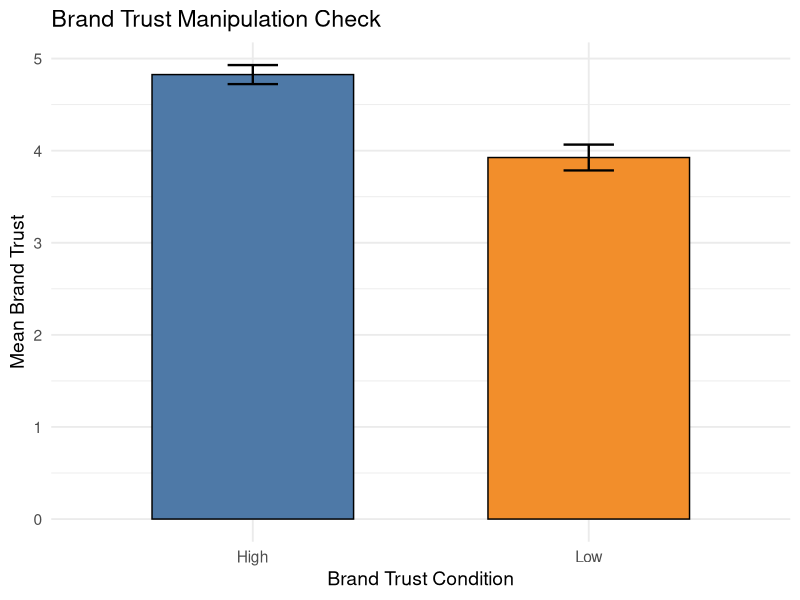
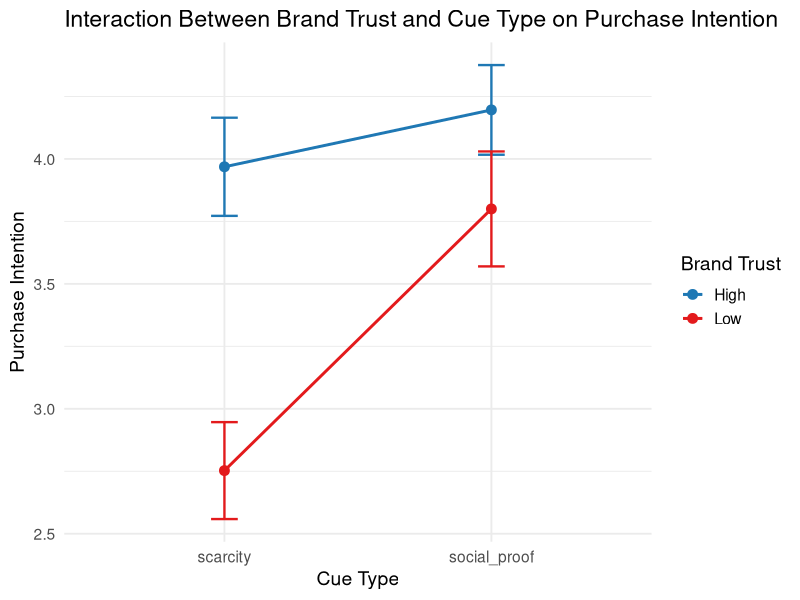
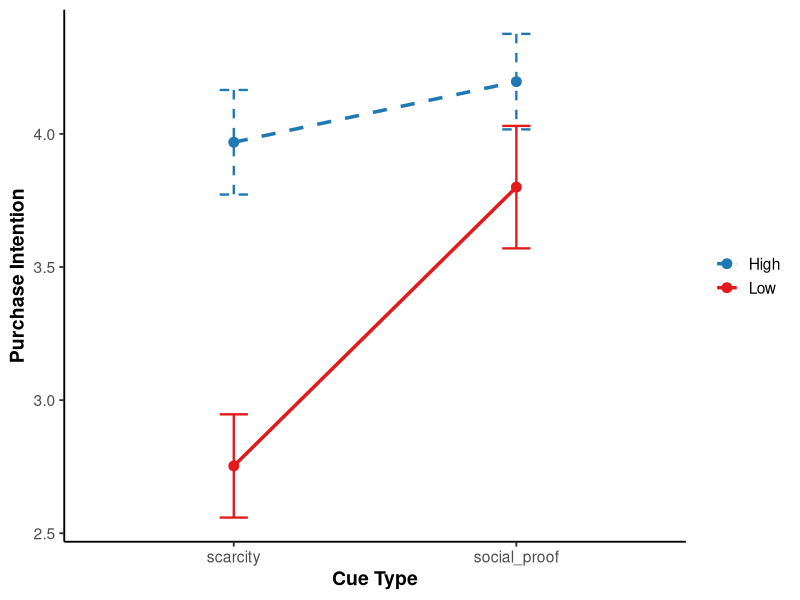
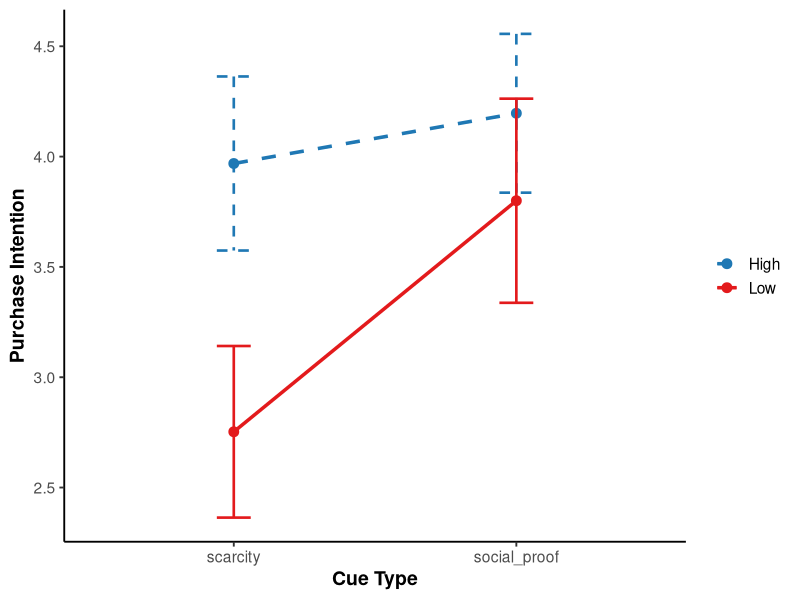

Reproduce these figures in R, in order. (Note: this script raises an error after producing the figures.)
# Thesis Analysis Script
# Author: Iris Beukering
# Date: 2026‑03‑06
# Purpose: Import and clean Qualtrics data

# Load packages
library(psych)
library(dplyr)


# Import data
data <- read.csv("data_qualtrics_value.csv")

# Remove the first two metadata rows
data <- data[-c(1, 2), ]

# Rename variables for easier use
data <- data %>% rename(
  bt1 = Brand.trust_1,
  bt2 = Brand.trust_2,
  bt3 = Brand.trust_3,
  bt4 = Brand.trust_4,
  
  sc1 = scarcity.credibility_1,
  sc2 = scarcity.credibility_2,
  sc3 = scarcity.credibility_3,
  sc4 = scarcity.credibility_4,
  sc5 = scarcity.credibility_5, # attention check
  
  sp1 = Socialproof.credibil_1,
  sp2 = Socialproof.credibil_2,
  sp3 = Socialproof.credibil_3,
  sp4 = Socialproof.credibil_4,
  sp5 = Socialproof.credibil_5, # attention check
  
  pi1 = Purchase.intention_1,
  pi2 = Purchase.intention_2,
  pi3 = Purchase.intention_3,
  pi4 = Purchase.intention_4,
  pi5 = Purchase.intention_5,
  
  familiarity = Product.familiarity
)

# Convert only numeric columns (scale items + demographics)
data <- data %>%
  mutate(across(
    c(bt1:pi5, Age, Gender, familiarity),
    ~ suppressWarnings(as.numeric(.))
  ))

# Inspect structure
str(data)
names(data)

table(data$cue_type)
table(data$condition)

#remove failed attention checks
data <- data %>%
  filter(
    (cue_type == "scarcity" & !is.na(sc5) & sc5 == 7) |
      (cue_type == "social_proof" & !is.na(sp5) & sp5 == 7)
  )
dim(data)
table(data$cue_type)
table(data$condition)

# Remove incomplete responses
data <- data %>%
  filter(Finished == 1) %>%
  filter(!is.na(bt1))
summary(data)
table(data$condition)

# Compute Scale Means: credibility
data$credibility_mean <- ifelse(
  data$cue_type == "scarcity",
  rowMeans(data[, c("sc1","sc2","sc3","sc4")], na.rm = TRUE),
  rowMeans(data[, c("sp1","sp2","sp3","sp4")], na.rm = TRUE)
)
head(data[, c("sc1","sc2","sc3","sc4","sp1","sp2","sp3","sp4","credibility_mean")])

# Brand trust mean
data$brandtrust_mean <- rowMeans(data[, c("bt1","bt2","bt3","bt4")], na.rm = TRUE)

# Purchase intention mean
data$purchaseintent_mean <- rowMeans(data[, c("pi1","pi2","pi3","pi4","pi5")], na.rm = TRUE)

# Reliability & validity: cronbahc's alpha
alpha(data[, c("bt1","bt2","bt3","bt4")])$total$raw_alpha
alpha(data[, c("sc1","sc2","sc3","sc4")])$total$raw_alpha
alpha(data[, c("sp1","sp2","sp3","sp4")])$total$raw_alpha
alpha(data[, c("pi1","pi2","pi3","pi4","pi5")])$total$raw_alpha

# Brand trust Principal Axis Factoring (PAF):
fa(data[, c("bt1","bt2","bt3","bt4")], nfactors = 1, fm = "pa")

# sc Principal Axis Factoring (PAF):
fa(data[, c("sc1","sc2","sc3","sc4")], nfactors = 1, fm = "pa")

# sp Principal Axis Factoring (PAF):
fa(data[, c("sp1","sp2","sp3","sp4")], nfactors = 1, fm = "pa")

# pi Principal Axis Factoring (PAF):
fa(data[, c("pi1","pi2","pi3","pi4","pi5")], nfactors = 1, fm = "pa")

# mean & SD for factor analysis
mean(data$bt1, na.rm = TRUE)
sd(data$bt1, na.rm = TRUE)
mean(data$bt2, na.rm = TRUE)
sd(data$bt2, na.rm = TRUE)
mean(data$bt3, na.rm = TRUE)
sd(data$bt3, na.rm = TRUE)
mean(data$bt4, na.rm = TRUE)
sd(data$bt4, na.rm = TRUE)


mean(data$sc1, na.rm = TRUE)
sd(data$sc1, na.rm = TRUE)
mean(data$sc2, na.rm = TRUE)
sd(data$sc2, na.rm = TRUE)
mean(data$sc3, na.rm = TRUE)
sd(data$sc3, na.rm = TRUE)
mean(data$sc4, na.rm = TRUE)
sd(data$sc4, na.rm = TRUE)


mean(data$sp1, na.rm = TRUE)
sd(data$sp1, na.rm = TRUE)
mean(data$sp2, na.rm = TRUE)
sd(data$sp2, na.rm = TRUE)
mean(data$sp3, na.rm = TRUE)
sd(data$sp3, na.rm = TRUE)
mean(data$sp4, na.rm = TRUE)
sd(data$sp4, na.rm = TRUE)


mean(data$pi1, na.rm = TRUE)
sd(data$pi1, na.rm = TRUE)
mean(data$pi2, na.rm = TRUE)
sd(data$pi2, na.rm = TRUE)
mean(data$pi3, na.rm = TRUE)
sd(data$pi3, na.rm = TRUE)
mean(data$pi4, na.rm = TRUE)
sd(data$pi4, na.rm = TRUE)
mean(data$pi5, na.rm = TRUE)
sd(data$pi5, na.rm = TRUE)

# Chapter 4.1
install.packages("pwr")
library(pwr)
pwr.anova.test(k = 4, f = 0.25, sig.level = 0.05, power = 0.80)
table(data$condition)

# Sample characteristics
# Age distribution
age_dist <- round(prop.table(table(data$Age)) * 100, 1)
age_n <- table(data$Age)
age_summary <- data.frame(Age = names(age_dist),
                          Percent = age_dist,
                          N = age_n)

age_summary
age_n <- table (data$Age)

# Gender distribution
# Gender distribution
gender_tab <- table(data$Gender)
gender_pct <- round(prop.table(gender_tab) * 100, 1)

Gender_summary <- data.frame(
  Gender = names(gender_tab),
  Percent = gender_pct,
  N = as.numeric(gender_tab)
)

Gender_summary

# familiarity distribution
# Familiarity distribution
fam_tab <- table(data$familiarity)
fam_pct <- round(prop.table(fam_tab) * 100, 1)

familiarity_summary <- data.frame(
  Familiarity = names(fam_tab),
  Percent = fam_pct,
  N = as.numeric(fam_tab)
)

familiarity_summary

# descriptive statistics for composite scales
# brand trust
mean(data$brandtrust_mean, na.rm = TRUE)
sd(data$brandtrust_mean, na.rm = TRUE)
# purchase intention
mean(data$purchaseintent_mean, na.rm = TRUE)
sd(data$purchaseintent_mean, na.rm = TRUE)
# credibility
mean(data$credibility_mean, na.rm = TRUE)
sd(data$credibility_mean, na.rm = TRUE)

#4.2 
#levels of trust variables
data$trust_level <- ifelse(grepl("hightrust", data$condition), "High", "Low")
table(data$trust_level)
# Means and SD per condition
aggregate(brandtrust_mean ~ trust_level, data = data,
          FUN = function(x) c(M = mean(x), SD = sd(x), N = length(x)))
#independent-sample t test
t.test(brandtrust_mean ~ trust_level, data = data)

#bar chart for 4.2.1: NOT INCLUDED IN THESIS
library(ggplot2)
library(dplyr)

# Prepare summary data
trust_summary <- data %>%
  group_by(trust_level) %>%
  summarise(
    M = mean(brandtrust_mean, na.rm = TRUE),
    SD = sd(brandtrust_mean, na.rm = TRUE),
    N = n(),
    SE = SD / sqrt(N)
  )

# Bar chart : NOT INCLUDED IN THESIS
ggplot(trust_summary, aes(x = trust_level, y = M, fill = trust_level)) +
  geom_col(width = 0.6, color = "black") +
  geom_errorbar(aes(ymin = M - SE, ymax = M + SE), width = 0.15, size = 0.8) +
  scale_fill_manual(values = c("#4E79A7", "#F28E2B")) +
  labs(
    x = "Brand Trust Condition",
    y = "Mean Brand Trust",
    title = "Brand Trust Manipulation Check"
  ) +
  theme_minimal(base_size = 14) +
  theme(legend.position = "none")

#4.2.1 credibility check
data$credibility_mean
table(data$cue_type)
aggregate(credibility_mean ~ cue_type, data = data,
          FUN = function(x) c(M = mean(x), SD = sd(x), N = length(x)))
t.test(credibility_mean ~ cue_type, data = data)

#4.3 correlation test
library(psych)

corr.test(data[, c("brandtrust_mean", "credibility_mean", "purchaseintent_mean")])

#4.4.1 2x2 ANOVA for the main effect
anova_model <- aov(purchaseintent_mean ~ trust_level * cue_type, data = data)
summary(anova_model)
aggregate(purchaseintent_mean ~ trust_level * cue_type, data = data,
          FUN = function(x) c(M = mean(x), SD = sd(x), N = length(x)))

#make a plot
library(ggplot2)
library(dplyr)

# Compute means and SEs per condition
plot_data <- data %>%
  group_by(trust_level, cue_type) %>%
  summarise(
    mean_PI = mean(purchaseintent_mean),
    se_PI = sd(purchaseintent_mean) / sqrt(n())
  )

# Create the interaction plot
ggplot(plot_data, aes(x = cue_type, y = mean_PI, 
                      group = trust_level, color = trust_level)) +
  geom_point(size = 3) +
  geom_line(size = 1) +
  geom_errorbar(aes(ymin = mean_PI - se_PI, ymax = mean_PI + se_PI),
                width = 0.1, size = 0.8) +
  scale_color_manual(values = c("High" = "#1f78b4", "Low" = "#e31a1c")) +
  labs(
    x = "Cue Type",
    y = "Purchase Intention",
    color = "Brand Trust",
    title = "Interaction Between Brand Trust and Cue Type on Purchase Intention"
  ) +
  theme_minimal(base_size = 14)

# another cleaner look?
library(ggplot2)
library(dplyr)

# Compute means and SEs per condition
plot_data <- data %>%
  group_by(trust_level, cue_type) %>%
  summarise(
    mean_PI = mean(purchaseintent_mean),
    se_PI = sd(purchaseintent_mean) / sqrt(n())
  )

# Create the plot styled like the example
ggplot(plot_data, aes(x = cue_type, y = mean_PI, 
                      group = trust_level, color = trust_level, linetype = trust_level)) +
  geom_line(size = 1.2) +
  geom_point(size = 3) +
  geom_errorbar(aes(ymin = mean_PI - se_PI, ymax = mean_PI + se_PI),
                width = 0.1, size = 0.8) +
  scale_color_manual(values = c("High" = "#1f78b4", "Low" = "#e31a1c")) +
  scale_linetype_manual(values = c("High" = "dashed", "Low" = "solid")) +
  labs(
    x = "Cue Type",
    y = "Purchase Intention",
    color = "Brand Trust",
    linetype = "Brand Trust"
  ) +
  theme_classic(base_size = 14) +
  theme(
    legend.position = "right",
    legend.title = element_blank(),
    axis.title.y = element_text(face = "bold"),
    axis.title.x = element_text(face = "bold"),
    plot.title = element_blank()
  )

# ONE MORE VERSION: final used ver
library(ggplot2)
library(dplyr)

# Compute means, SDs, Ns, SEs, and 95% CIs
plot_data <- data %>%
  group_by(trust_level, cue_type) %>%
  summarise(
    mean_PI = mean(purchaseintent_mean),
    sd_PI = sd(purchaseintent_mean),
    n = n(),
    se_PI = sd_PI / sqrt(n),
    t_crit = qt(.975, df = n - 1),
    ci_lower = mean_PI - t_crit * se_PI,
    ci_upper = mean_PI + t_crit * se_PI
  )

# Plot with 95% CI error bars
ggplot(plot_data, aes(x = cue_type, y = mean_PI,
                      group = trust_level, color = trust_level, linetype = trust_level)) +
  geom_line(size = 1.2) +
  geom_point(size = 3) +
  geom_errorbar(aes(ymin = ci_lower, ymax = ci_upper),
                width = 0.12, size = 0.9) +
  scale_color_manual(values = c("High" = "#1f78b4", "Low" = "#e31a1c")) +
  scale_linetype_manual(values = c("High" = "dashed", "Low" = "solid")) +
  labs(
    x = "Cue Type",
    y = "Purchase Intention",
    color = "Brand Trust",
    linetype = "Brand Trust",
    title = NULL
  ) +
  theme_classic(base_size = 14) +
  theme(
    legend.position = "right",
    legend.title = element_blank(),
    axis.title.y = element_text(face = "bold"),
    axis.title.x = element_text(face = "bold")
  )

str(data[, c("bt1","bt2","bt3","bt4")])

# 4.4.2 mediation 1: BT -> credibility -> PI
library(lavaan)

model_trust_med <- '
  # a-path
  credibility_mean ~ a * brandtrust_mean

  # b- and c’-paths
  purchaseintent_mean ~ cprime * brandtrust_mean + b * credibility_mean

  # indirect and total effects
  indirect := a * b
  total := cprime + (a * b)
'

fit_trust_med <- sem(model_trust_med, data = data, se = "bootstrap", bootstrap = 5000)
summary(fit_trust_med, standardized = TRUE, ci = TRUE)
summary(fit_trust_med, standardized = TRUE, ci = TRUE)

#make it tidy

trust_med_results <- parameterEstimates(fit_trust_med, standardized = TRUE, ci = TRUE)
View(trust_med_results)

# 4.4.2 cue type
library(lavaan)

model_cue_med <- '
  # a-path
  credibility_mean ~ a*cue_type

  # b-path
  purchaseintent_mean ~ b*credibility_mean


purchaseintent_mean ~ cprime*cue_type

# indirect effect
indirect := a*b

# total effect
total := cprime + (a*b)
'
my_data <- data

fit_cue_med <- sem(
  model_cue_med,
  data = my_data,
  se = "bootstrap",
  bootstrap = 5000
)

summary(fit_cue_med, standardized = FALSE, ci = TRUE)

###
library(lavaan)

# 1. Dummy maken
data$cue_dummy <- ifelse(data$cue_type == "social_proof", 1, 0)

# 2. Interactie maken
data$cue_trust_int <- data$cue_dummy * data$brandtrust_mean

# 3. Means en SD buiten lavaan berekenen
m_trust <- mean(data$brandtrust_mean, na.rm = TRUE)
sd_trust <- sd(data$brandtrust_mean, na.rm = TRUE)

# 4. Model 8 specificeren
model8 <- paste0('
  credibility_mean ~ a1*cue_dummy + a2*brandtrust_mean + a3*cue_trust_int
  purchaseintent_mean ~ b*credibility_mean + cprime*cue_dummy + d*brandtrust_mean

  ind_low := (a1 + a3*(', m_trust - sd_trust ,')) * b
  ind_mean := (a1 + a3*(', m_trust ,')) * b
  ind_high := (a1 + a3*(', m_trust + sd_trust ,')) * b

  imm := a3 * b
')

fit_model8 <- sem(
  model8,
  data = data,
  se = "bootstrap",
  bootstrap = 5000
)

summary(fit_model8, standardized = FALSE, ci = TRUE)

#4.4.3
# Additional analyses with covariates age gender familiairty
model8_cov <- '
  credibility_mean ~ a1*cue_dummy + a2*brandtrust_mean + a3*cue_trust_int
  purchaseintent_mean ~ b*credibility_mean + cprime*cue_dummy + d*brandtrust_mean +
                        Age + Gender + familiarity
'

fit_model8_cov <- sem(
  model8_cov,
  data = data,
  se = "bootstrap",
  bootstrap = 5000
)

summary(fit_model8_cov, standardized = FALSE, ci = TRUE)


#4.1 simple effect
# Simple effects: Cue Type within each Trust Level
high_trust <- subset(data, trust_level == "High")
low_trust  <- subset(data, trust_level == "Low")

t.test(purchaseintent_mean ~ cue_type, data = high_trust)   # Scarcity vs Social Proof within High Trust
t.test(purchaseintent_mean ~ cue_type, data = low_trust)    # Scarcity vs Social Proof within Low Trust

# Simple effects: Trust Level within each Cue Type
scarcity <- subset(data, cue_type == "scarcity")
social   <- subset(data, cue_type == "social_proof")

t.test(purchaseintent_mean ~ trust_level, data = scarcity)  # High vs Low Trust within Scarcity
t.test(purchaseintent_mean ~ trust_level, data = social)    # High vs Low Trust within Social Proof
